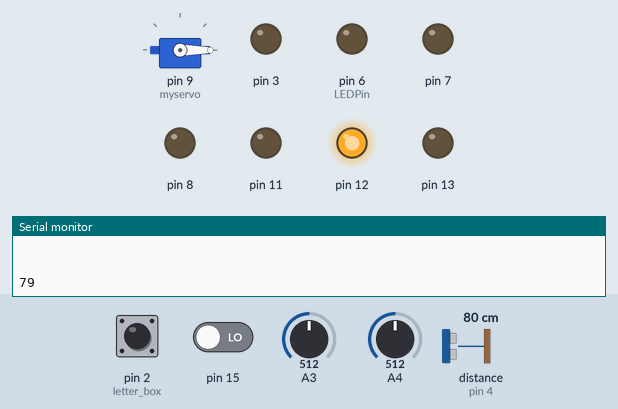
This sketch was run on a simulated Arduino Uno, built with avr-gcc and run on an emulated ATmega328P. Shown: servo, output pins drawn as LEDs (lit = HIGH), the last lines printed to the serial monitor. Wiring (inferred from the names in the program): ultrasonic range finder: trigger pin 5; echo pin 4. The inputs (shaded band) are chosen by the test bench; at power-on: distance to the obstacle (sensor on pin 4) 80 cm, pin 2 (letter_box) HIGH, pin 15 LOW, A3 = 512, A4 = 512. The echo pulse lasts 58.3 µs per cm; pins used as bus, display or sensor lines are not drawn.

Above: at 1.2 s.
1.3 s: distance to the obstacle (sensor on pin 4) set to 13 cm
3.3 s: distance to the obstacle (sensor on pin 4) set to 10 cm
At 5.1 s:
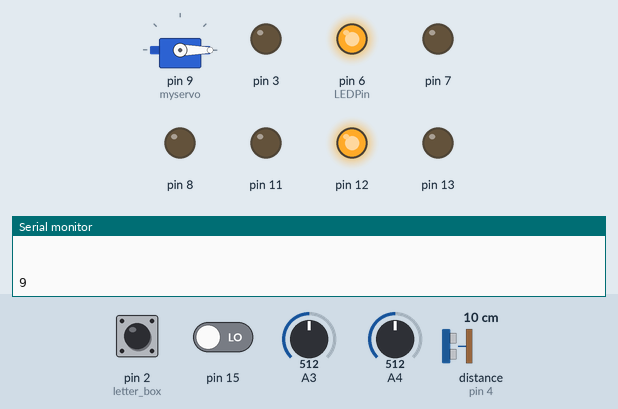
5.7 s: distance to the obstacle (sensor on pin 4) set to 18 cm
At 6.9 s:
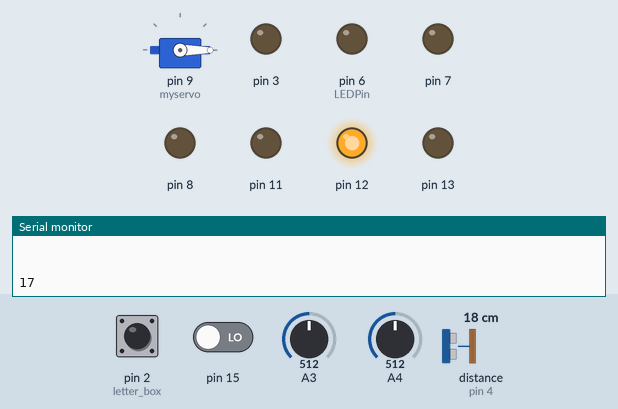
7.8 s: distance to the obstacle (sensor on pin 4) set to 2 cm
At 9.9 s:
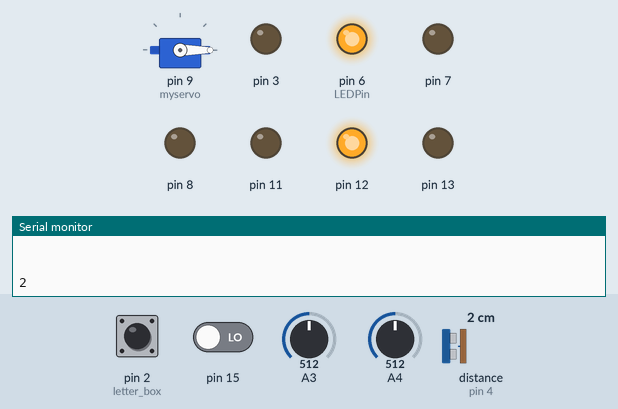
Timing chart, 0 to 10.9 s (numbered marks = the images above; inputs shaded):
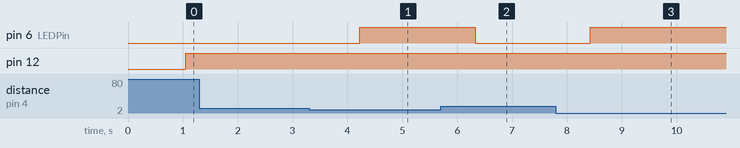

The sketch:

Home_Control_System.ino
```cpp
#define echoPin 4 // Echo Pin
#define trigPin 5 // Trigger Pin
#define LEDPin 6 // Onboard LED
#include <Servo.h>
Servo myservo;  // create servo object to control a servo
                // twelve servo objects can be created on most boards

int pos = 0;    // variable to store the servo position
int a=0;
int b=0;
int c=0;
int d=0;
int e=0;
int X=0;
int Y=0;
int z=0;
int f=0;
int t=0;
int g=1,h=0;
int i=0;
int maximumRange = 1000; // Maximum range needed
int minimumRange = 0; // Minimum range needed
long duration, distance; // Duration used to calculate distance

void setup()
{
  pinMode(2,INPUT); //letter box
  pinMode(15,INPUT);
  pinMode(12,OUTPUT);
  pinMode(3,OUTPUT);
  pinMode(13,OUTPUT);
  pinMode(11,OUTPUT);
  pinMode(10,OUTPUT);

  //*******curtain control*************//
  pinMode(8, OUTPUT);
  pinMode(7, OUTPUT);

  //***********fan**************//
  myservo.attach(9);  // attaches the servo on pin 9 to the servo object
  myservo.write(0);

  //*************parking sensor******************//
  pinMode(trigPin, OUTPUT);
  pinMode(echoPin, INPUT);
  pinMode(LEDPin, OUTPUT); // Use LED indicator (if required)
  //*********************************************//
  Serial.begin(9600);
}


void loop()
{
  //*********************parking sensor********************************//
  {       digitalWrite(trigPin, LOW);
          delayMicroseconds(2);
          digitalWrite(trigPin, HIGH);
          delayMicroseconds(10);
          digitalWrite(trigPin, LOW);
          duration = pulseIn(echoPin, HIGH);
          //Calculate the distance (in cm) based on the speed of sound.
           distance = duration/58.2;
           if (distance >= maximumRange || distance <= minimumRange){
           /* Send a negative number to computer and Turn LED ON
           to indicate "out of range" */
           Serial.println("-1");
           digitalWrite(LEDPin, LOW);
          }
         else {
         /* Send the distance to the computer using Serial protocol, and
         turn LED OFF to indicate successful reading. */
          Serial.println(distance);
                 if(distance<=10){
                              digitalWrite(LEDPin, HIGH);
                                }
                    else{
                           digitalWrite(LEDPin, LOW);
                        }
                 }
       //Delay 50ms before next reading.
      delay(50);
  }
  //******************************************************************//
  int remote_val = remote();  // Call the remote function to get the value of the key pressed
  if(remote_val>0)  // check if the value is greater than 0. A 0 means that no signal was received by the TSOP
  {
    Serial.println(remote_val);
    delay(150); // A remote press will normally generate 3 signal trains. This is to avoid reading duplicates
  }

//**********************letter box reset****************************//
if(remote_val== 229)
{
  i=remote_val;
}

//*********************Water level controller************************//
if (remote_val== 224)
{
  X=remote_val;
}
if (remote_val== 2979)
{
  X=remote_val;
}

//*********************light control*********************************//
if (remote_val== 223)
{
  Y=remote_val;
}
if (remote_val== 631)
{
  Y=remote_val;
}
if (remote_val== 146)
{
  c=remote_val;
}
if (remote_val== 147)
{
  c=remote_val;
}

//*************************Fan Control****************************//
if (remote_val== 128)
{
  f=remote_val;
}
if (remote_val== 129)
{
  f=remote_val;
}
if (remote_val== 130)
{
  f=remote_val;
}
if (remote_val== 131)
{
  f=remote_val;
}
if (remote_val== 132)
{
  f=remote_val;
}

//***************************Curtain control*********************************//
if (remote_val== 144)
{
  t=remote_val;
}
if (remote_val== 145)
{
  t=remote_val;
}

//********************fan control**********************************//
if (remote_val== 151)
{
   digitalWrite(1,HIGH);
}
if (remote_val== 165)
{
   digitalWrite(1,LOW);
}

//***************Water Level Controller********************************//
  a=analogRead(3); // Upper level
  b=analogRead(4); // Lower level

  if (a<1000 && b<1000)
{
  digitalWrite(12,HIGH);
  digitalWrite(13,LOW);
}
  if (a>1000 && b>1000)
{
  digitalWrite(12,LOW);
  digitalWrite(13,HIGH);
}
 if (X== 224 && a >1000)
 {
  digitalWrite(12,HIGH);
  digitalWrite(13,LOW);
 }

 if (X== 2979)
 {
  digitalWrite(12,LOW);
  digitalWrite(13,HIGH);
 }

 //*****************************Light Control************************************//
if (Y==223)
{
  analogWrite(3,z);
}

if (remote_val==146 )
  {
    z=z+10;
  }
if (remote_val==147 )
  {
    z=z-10;
  }
if (Y==631)
{
  z=0;
  analogWrite (3,z);
}

//********************************Curtains Control***************************************************//
if (remote_val==144)
{
  digitalWrite(7, HIGH);
  digitalWrite(8, LOW);
  delay(50);
  digitalWrite(7, LOW);
  digitalWrite(8, LOW);
}

if (remote_val==145)
{
  digitalWrite(8, HIGH);
  digitalWrite(7, LOW);
  delay(50);
  digitalWrite(7, LOW);
  digitalWrite(8, LOW);
}
{
  digitalWrite(7, LOW);
  digitalWrite(8, LOW);
}

//******************************fan control**********************************//
  if (remote_val==128)
        {
          for(pos = 0; pos <= 30; pos += 1)
        {
           myservo.write(pos);              // tell servo to go to position in variable 'pos'
           delay(15);                       // waits 15ms for the servo to reach the position
        }                      // waits 15ms for the servo to reach the position
        }
  if(remote_val==129){
       for(pos = 30; pos <= 60; pos += 1)
        {
           myservo.write(pos);              // tell servo to go to position in variable 'pos'
           delay(15);                       // waits 15ms for the servo to reach the position
        }                      // waits 15ms for the servo to reach the position
 }
 if(remote_val==130){
       for(pos = 60; pos <= 90; pos += 1)
        {
           myservo.write(pos);              // tell servo to go to position in variable 'pos'
           delay(15);                       // waits 15ms for the servo to reach the position
        }                      // waits 15ms for the servo to reach the position
 }
  if(remote_val==131){
       for(pos = 90; pos <= 120; pos += 1)
        {
           myservo.write(pos);              // tell servo to go to position in variable 'pos'
           delay(15);                       // waits 15ms for the servo to reach the position
        }                      // waits 15ms for the servo to reach the position
 }
   if(remote_val==132){
       for(pos = 90; pos <= 120; pos += 1)
        {
           myservo.write(pos);              // tell servo to go to position in variable 'pos'
           delay(15);                       // waits 15ms for the servo to reach the position
        }                      // waits 15ms for the servo to reach the position
 }

//*****************************Letter BOX***************************************//
g=digitalRead(2);
if (g==0)
{
    h=h+1;
}

if (h>0)
{
  digitalWrite(10,HIGH);//letter box led
  i=0;
}
if (remote_val=229)
{
 digitalWrite(10,LOW);
}

//****************************************************************************//
Serial.print("a=");
Serial.println(a);
Serial.print("b=");
Serial.println(b);
Serial.println(c);
Serial.println(d);
Serial.println(e);
Serial.println(X);
Serial.println(Y);
Serial.println("  ");
Serial.println("  ");
Serial.println("  ");
}

int remote()
{
  int value = 0;  // a Variable to store our final calculated value
  int time = pulseIn(15,LOW);  // we need to look for the duration of the LOW pulse as TSOP will invert the incoming HIGH pulse
  if(time>2000) // Checking if the Start Bit has been received. Start Bit Duration is 2.4ms
  {
    for(int counter1=0;counter1<12;counter1++) // A loop to receive the next 12 bits The loop is in the inverse order as we will be receiving the MSB
    {
      if(pulseIn(15,LOW)>1000) // checking the duration of each pulse, if it is a '1' then we use it in our binary to decimal conversion, '0's can be ignored.
      {
        value = value + (1<< counter1);// binary to decimail conversion. 1<< i is nothing but 2 raised to the power of i
      }
    }
  }
  return value;
}
```

Measured:
- the behaviour switches between 12 and 11 cm on distance to the obstacle (sensor on pin 4) (found by bisection; images 0 and 1)
- after the input at 3.3 s, pin 6 (LEDPin): LOW → HIGH after 0.92 s
- after the input at 5.7 s, pin 6 (LEDPin): HIGH → LOW after 0.63 s
- after the input at 7.8 s, pin 6 (LEDPin): LOW → HIGH after 0.63 s
